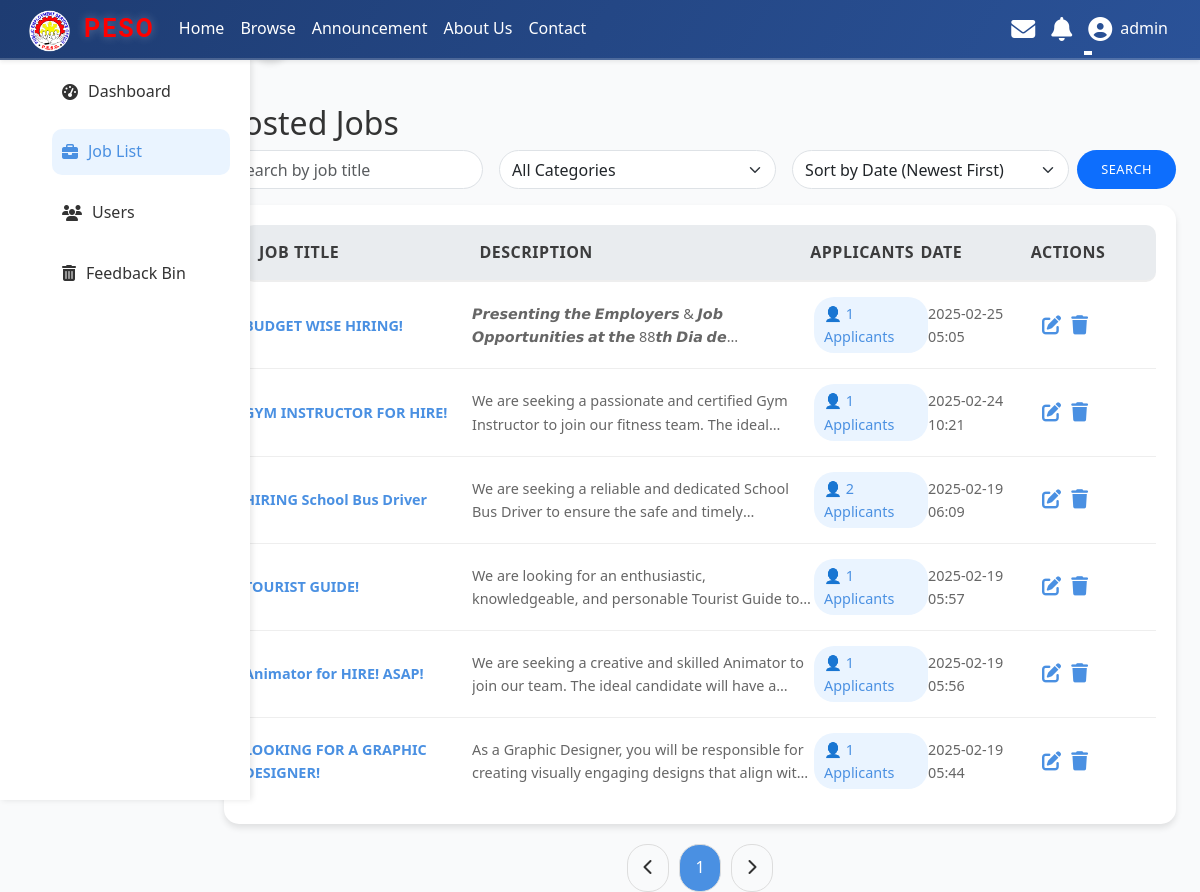
The app's page /admin/job_list.php (signed in) with its own data.
### tables this page shows
CREATE TABLE `jobs` (
  `id` int(11) NOT NULL,
  `title` varchar(255) NOT NULL,
  `description` text NOT NULL,
  `thumbnail` varchar(255) DEFAULT NULL,
  `photo` varchar(255) DEFAULT NULL,
  `created_at` timestamp NOT NULL DEFAULT current_timestamp(),
  `category_id` int(11) NOT NULL,
  `location` varchar(255) DEFAULT NULL,
  `responsibilities` text NOT NULL,
  `requirements` text NOT NULL,
  `preferred_qualifications` text DEFAULT NULL
);

### admin/job_list.php (the view, shortened to what this page needs)
<?php
include '../includes/header.php';
$limit = 15;
$page = isset($_GET['page']) ? (int)$_GET['page'] : 1;
$offset = ($page - 1) * $limit;
$search = isset($_GET['search']) ? $_GET['search'] : '';
$category_filter = isset($_GET['category_filter']) ? $_GET['category_filter'] : '';
$sort = isset($_GET['sort']) ? $_GET['sort'] : 'created_at_desc';
$sort_mapping = [
    'created_at_asc' => ['column' => 'created_at', 'order' => 'ASC'],
    'created_at_desc' => ['column' => 'created_at', 'order' => 'DESC'],
    'title_asc' => ['column' => 'title', 'order' => 'ASC'],
    'title_desc' => ['column' => 'title', 'order' => 'DESC'],
    'total_applicants_asc' => ['column' => 'total_applicants', 'order' => 'ASC'],
    'total_applicants_desc' => ['column' => 'total_applicants', 'order' => 'DESC'],
];
$sort_column = $sort_mapping[$sort]['column'];
$sort_order = $sort_mapping[$sort]['order'];
$query = "SELECT j.*, COUNT(a.id) AS total_applicants
          FROM jobs j
          LEFT JOIN applications a ON j.id = a.job_id
          WHERE j.title LIKE ?";
$query .= " GROUP BY j.id
            ORDER BY $sort_column $sort_order
            LIMIT ? OFFSET ?";
$stmt = $conn->prepare($query);
$search_param = "%" . $search . "%";
if ($category_filter) {
    $stmt->bind_param("siii", $search_param, $category_filter, $limit, $offset);
} else {
    $stmt->bind_param("sii", $search_param, $limit, $offset);
}
$stmt->execute();
$result = $stmt->get_result();
$count_query = "SELECT COUNT(*) AS total_jobs FROM jobs WHERE title LIKE ?";
$stmt = $conn->prepare($count_query);
if ($category_filter) {
    $stmt->bind_param("si", $search_param, $category_filter);
} else {
    $stmt->bind_param("s", $search_param);
}
$stmt->execute();
$count_result = $stmt->get_result();
$count_data = $count_result->fetch_assoc();
$total_jobs = $count_data['total_jobs'];
$total_pages = ceil($total_jobs / $limit);
?>
<!DOCTYPE html>
<html lang="en">
<head>
    <link href="https://cdnjs.cloudflare.com/ajax/libs/font-awesome/6.4.2/css/all.min.css" rel="stylesheet">
    <link rel="stylesheet" href="/JOB/assets/job_list.css">
</head>
<body>
<div class="sidebar" id="sidebar">
    <div>
        <h2>Admin Panel</h2>
        <ul>
            <li><a href="admin.php"><i class="fas fa-tachometer-alt"></i> Dashboard</a></li>
            <li><a href="job_list.php" class="active"><i class="fas fa-briefcase"></i> Job List</a></li>
            <li><a href="user_list.php"><i class="fas fa-users"></i> Users</a></li>
            <li><a href="feedback_bin.php"><i class="fas fa-trash-alt"></i> Feedback Bin</a></li>
        </ul>
    </div>
    <div class="toggle-btn" onclick="toggleSidebar()">
        <i class="fas fa-angle-right"></i>
    </div>
</div>
            <main class="col-md-9 ms-sm-auto col-lg-10 px-md-4">
                <h2 class="mt-4">Posted Jobs</h2>
                <form class="d-flex mb-3" method="get" action="job_list.php">
                    <input type="text" name="search" class="form-control me-2 rounded-pill" placeholder="Search by job title" value="<?= htmlspecialchars($search) ?>">
                    <select name="category_filter" class="form-select mx-2 rounded-pill">
                        <option value="">All Categories</option>
                    </select>
                    <select name="sort" class="form-select mx-2 rounded-pill">
                        <option value="created_at_desc" <?= $sort === 'created_at_desc' ? 'selected' : '' ?>>Sort by Date (Newest First)</option>
                    </select>
                    <button type="submit" class="btn btn-primary rounded-pill">Search</button>
                </form>
   <div class="job-list">
        <div class="job-header">
            <div>Job Title</div>
            <div>Description</div>
            <div>Applicants</div>
            <div>Date</div>
            <div>Actions</div>
        </div>
        <?php while ($row = $result->fetch_assoc()): ?>
            <div class="job-item">
                <div class="title"><?= htmlspecialchars($row['title']) ?></div>
                <div class="description"><?= htmlspecialchars($row['description']) ?></div>
                <div class="applicants" onclick="location.href='view_applicants.php?job_id=<?= $row['id'] ?>'">
                    👤 <?= $row['total_applicants'] ?> Applicants
                </div>
                <div class="date"><?= htmlspecialchars(date('Y-m-d H:i', strtotime($row['created_at']))) ?></div>
                <div class="actions">
                <button onclick="location.href='edit_job.php?id=<?= $row['id'] ?>&source=job_list'"><i class="fas fa-edit"></i></button>
                    <button data-bs-toggle="modal" data-bs-target="#deleteJobModal" class="btn-delete" data-job-id="<?= $row['id'] ?>"><i class="fas fa-trash"></i></button>
                </div>
            </div>
        <?php endwhile; ?>
    </div>
    <div class="pagination">
        <button onclick="location.href='?page=<?= $page - 1 ?>&search=<?= $search ?>'" <?= $page <= 1 ? 'disabled' : '' ?>> <i class="fas fa-chevron-left"></i> </button>
        <?php for ($i = 1; $i <= $total_pages; $i++): ?>
            <button onclick="location.href='?page=<?= $i ?>&search=<?= $search ?>'" <?= $i === $page ? 'class="active"' : '' ?>><?= $i ?></button>
        <?php endfor; ?>
        <button onclick="location.href='?page=<?= $page + 1 ?>&search=<?= $search ?>'" <?= $page >= $total_pages ? 'disabled' : '' ?>> <i class="fas fa-chevron-right"></i> </button>
    </div>
</body>
</html>

### includes/header.php (shortened to what this page needs)
<?php
$current_page = basename($_SERVER['PHP_SELF']);
?>
<!DOCTYPE html>
<html lang="en">
<head>
    <link href="https://cdn.jsdelivr.net/npm/bootstrap@5.3.0/dist/css/bootstrap.min.css" rel="stylesheet">
    <link href="https://unpkg.com/heroicons@1.0.6/dist/outline.css" rel="stylesheet">
    <link rel="stylesheet" href="https://cdnjs.cloudflare.com/ajax/libs/font-awesome/6.0.0-beta3/css/all.min.css">
    <link rel="stylesheet" href="/JOB/assets/header.css">
</head>
<body>
    <nav class="navbar navbar-expand-lg custom-header shadow-sm fixed-top custom-header-container">
        <div class="container-fluid px-4">
            <div class="d-flex align-items-center">
                <a class="navbar-brand d-flex align-items-center" href="../pages/index.php">
                    <img src="/JOB/uploads/PESO.png" alt="PESO Logo" style="width: 50px; height: auto; margin-right: 10px;">
                    <span class="brand-text fw-bold text-uppercase">PESO</span>
                </a>
                <div class="collapse navbar-collapse justify-content-start" id="navbarNav">
                    <ul class="navbar-nav align-items-center">
                        <li class="nav-item">
                            <a class="nav-link <?php echo ($current_page === 'index.php') ? 'custom-active' : ''; ?>" href="../pages/index.php">Home</a>
                        </li>
                        <li class="nav-item">
                            <a class="nav-link <?php echo ($current_page === 'browse.php') ? 'custom-active' : ''; ?>" href="../pages/browse.php">Browse</a>
                        </li>
                        <li class="nav-item">
                            <a class="nav-link <?php echo ($current_page === 'announcement.php') ? 'custom-active' : ''; ?>" href="../admin/announcement.php">Announcement</a>
                        </li>
                        <li class="nav-item">
                            <a class="nav-link <?php echo ($current_page === 'about.php') ? 'custom-active' : ''; ?>" href="../pages/about.php">About Us</a>
                        </li>
                        <li class="nav-item">
                            <a class="nav-link <?php echo ($current_page === 'contact.php') ? 'custom-active' : ''; ?>" href="../pages/contact.php">Contact</a>
                        </li>
                    </ul>
                </div>
            </div>
            <div class="d-flex align-items-center">
                <div class="collapse navbar-collapse justify-content-end d-lg-flex" id="rightNav">
                    <ul class="navbar-nav align-items-center">
                        <?php if (isset($_SESSION['username'])): ?>
                            <?php if ($_SESSION['role'] === 'admin'): ?>
                                <li class="nav-item position-relative">
                                    <a href="../admin/view_message.php" class="nav-link d-flex align-items-center" id="message-link">
                                        <i class="fas fa-envelope message-icon"></i>
                                    </a>
                                </li>
                            <?php endif; ?>
                            <?php if ($_SESSION['role'] === 'admin'): ?>
                                <li class="nav-item dropdown position-relative">
                                    <a class="nav-link d-flex align-items-center" href="#" id="notification-link" role="button" data-bs-toggle="dropdown" aria-expanded="false">
                                        <i class="fas fa-bell notification-icon"></i>
                                    </a>
                                </li>
                            <?php endif; ?>
                            <li class="nav-item dropdown">
                                <a class="nav-link dropdown-toggle d-flex align-items-center" href="#" role="button" data-bs-toggle="dropdown" aria-expanded="false">
                                    <i class="fas fa-user-circle me-2" style="font-size: 1.5em;"></i>
                                    <?= htmlspecialchars($_SESSION['username']) ?>
                                </a>
                            </li>
                        <?php endif; ?>
                    </ul>
                </div>
            </div>
        </div>
    </nav>
</body>
</html>

### assets/header.css (style rules this page uses)
* { margin: 0; padding: 0; box-sizing: border-box; }
.custom-header { background: linear-gradient(120deg, #1e3c72 0%, #2a5298 100%); color: rgb(0, 0, 0); border-bottom: 2px solid #ffffff30; position: fixed; width: 100%; z-index: 1000; height: 60px; }
.navbar-brand img { transition: transform 0.3s ease-in-out; }
.brand-text { font-size: 25px; color:red; font-family: 'Roboto', sans-serif; letter-spacing: 2px; text-shadow: 0 0 10px rgba(255, 255, 255, 0.281); }
.nav-link { position: relative; color: rgb(0, 0, 0) !important; font-weight: 500; transition: all 0.3s ease-in-out; }
.custom-header-container .nav-link { position: relative; color: white !important; font-weight: 500; transition: all 0.3s ease-in-out; }
.nav-link::after { content: ''; position: absolute; width: 0; height: 2px; bottom: -5px; left: 0; background: #ffffff; transition: width 0.3s ease-in-out; }
body { padding-top: 60px; }
.shadow-sm { box-shadow: 0 4px 6px rgba(0, 0, 0, 0.05); }
.btn { font-size: 0.8rem; padding: 0.6rem 1.5rem; border: none; border-radius: 15px; cursor: pointer; transition: all 0.3s ease; text-transform: uppercase; font-weight: 500; letter-spacing: 0.5px; }
.custom-header-container .notification-icon, .custom-header-container .message-icon { font-size: 1.5em; transition: transform 0.3s ease-in-out; }

### assets/job_list.css (style rules this page uses)
body { font-family: 'Segoe UI', Tahoma, Geneva, Verdana, sans-serif; background: #f9fafb; color: #333; line-height: 1.6; margin-top:20px; }
.sidebar { position: fixed; top: 0; left: 0; width: 250px; height: 100vh; background: #ffffff; padding: 20px; display: flex; flex-direction: column; justify-content: space-between; box-shadow: 2px 0 6px rgba(0, 0, 0, 0.1); transition: transform 0.3s ease-in-out; }
.sidebar h2 { font-size: 1.5rem; margin-bottom: 20px; text-align: center; color: #4a90e2; }
.sidebar ul { list-style: none; }
.sidebar ul li { margin-bottom: 15px; }
.sidebar ul li a { text-decoration: none; color: #333; font-size: 1rem; display: flex; align-items: center; gap: 10px; padding: 10px; border-radius: 10px; transition: background 0.3s, color 0.3s; }
.sidebar ul li a:hover, .sidebar ul li a.active { background: #eaf4ff; color: #4a90e2; }
.sidebar .toggle-btn { position: absolute; top: 20px; right: -40px; background: #4a90e2; width: 40px; height: 40px; border-radius: 50%; display: flex; align-items: center; justify-content: center; cursor: pointer; box-shadow: 0 4px 6px rgba(0, 0, 0, 0.1); }
.sidebar .toggle-btn i { color: #fff; font-size: 1.2rem; }
.job-list { background: #ffffff; border-radius: 15px; padding: 20px; box-shadow: 0 4px 6px rgba(0, 0, 0, 0.1); }
.job-header { display: grid; grid-template-columns: 2fr 3fr 1fr 1fr 1fr; align-items: center; border-bottom: 2px solid #eee; background-color: #e9ecef; border-radius: 10px; padding: 15px; font-weight: bold; text-transform: uppercase; letter-spacing: 0.5px; color: #000000be; }
.job-item { display: grid; grid-template-columns: 2fr 3fr 1fr 1fr 1fr; align-items: center; padding: 15px 0; border-bottom: 1px solid #eee; }
.job-item:last-child { border-bottom: none; }
.job-item div { font-size: 0.9rem; color: #666; }
.job-item .title { font-weight: bold; color: #4a90e2; }
.job-item .description { overflow: hidden; text-overflow: ellipsis; display: -webkit-box; -webkit-line-clamp: 2; -webkit-box-orient: vertical; }
.job-item .applicants { display: inline-block; background: #eaf4ff; color: #4a90e2; padding: 5px 10px; border-radius: 20px; font-size: 0.9rem; cursor: pointer; transition: background 0.3s; }
.job-item .actions { display: flex; gap: 10px; }
.job-item .actions button { background: none; border: none; color: #4a90e2; font-size: 1.2rem; cursor: pointer; transition: color 0.3s; }
.pagination { display: flex; justify-content: center; gap: 10px; margin-top: 20px; }
.pagination button { padding: 10px 15px; background: #f9fafb; border: 1px solid #ddd; border-radius: 20px; color: #333; cursor: pointer; transition: background 0.3s; }
.pagination button.active { background: #4a90e2; color: #fff; }
.dropdown { font-family: 'Segoe UI', Tahoma, Geneva, Verdana, sans-serif; }

### records on screen
jobs: title "BUDGET WISE HIRING!", description "𝙋𝙧𝙚𝙨𝙚𝙣𝙩𝙞𝙣𝙜 𝙩𝙝𝙚 𝙀𝙢𝙥𝙡𝙤𝙮𝙚𝙧𝙨 & 𝙅𝙤𝙗 𝙊𝙥𝙥𝙤𝙧𝙩𝙪𝙣𝙞𝙩𝙞𝙚𝙨 𝙖𝙩 𝙩𝙝𝙚 88𝙩𝙝 𝘿𝙞𝙖…", total_applicants "1", created_at "2025-02-25 05:05"
jobs: title "GYM INSTRUCTOR FOR HIRE!", description "We are seeking a passionate and certified Gym Instructor to join our fitness team. The…", total_applicants "1", created_at "2025-02-24 10:21"
jobs: title "HIRING School Bus Driver", description "We are seeking a reliable and dedicated School Bus Driver to ensure the safe and…", total_applicants "2", created_at "2025-02-19 06:09"
jobs: title "TOURIST GUIDE!", description "We are looking for an enthusiastic, knowledgeable, and personable Tourist Guide…", total_applicants "1", created_at "2025-02-19 05:57"
jobs: title "Animator for HIRE! ASAP!", description "We are seeking a creative and skilled Animator to join our team. The ideal candidate will have…", total_applicants "1", created_at "2025-02-19 05:56"
jobs: title "LOOKING FOR A GRAPHIC DESIGNER!", description "As a Graphic Designer, you will be responsible for creating visually engaging designs that align…", total_applicants "1", created_at "2025-02-19 05:44"

### other values on screen
$_SESSION['username'] "admin"
